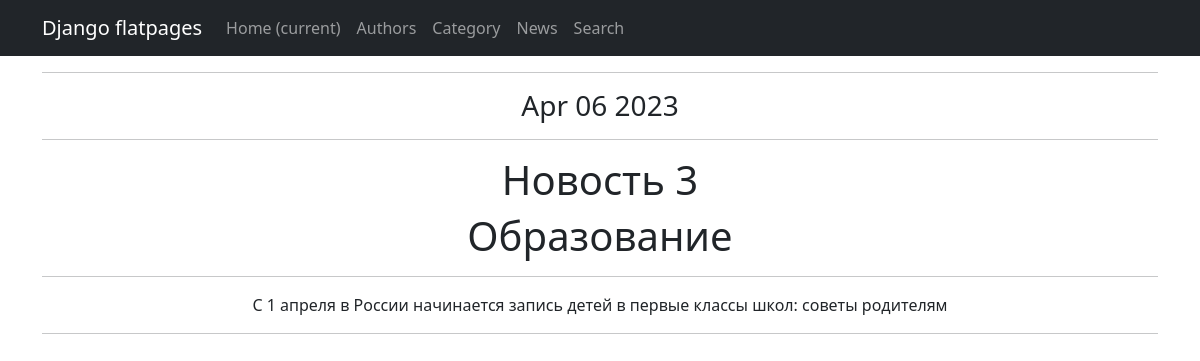
Screenshot of /news/3 with the database file from the repository.
### news/models.py (models this page shows, shortened)
class News(models.Model):
    name = models.CharField(
        max_length=255,
        unique=True, # названия новостей не должны повторяться
        validators=[validate_slug],  # валидатор для генерации уникальных значений
    )
    description = models.TextField()
    category = models.ForeignKey(
        to='Category',
        on_delete=models.CASCADE,
        related_name='news', # все новости в категории будут доступны через поле news
    )
    published_date = models.DateTimeField(default=datetime.now)  # предоставляем значение по умолчанию
    author = models.CharField(max_length=100, default='нет автора')

class Category(models.Model):
    name = models.CharField(max_length=255, unique=True)
    def __str__(self):
        return self.name

### news/views.py (the view)
# urls.py: path('<int:pk>', NewsDetail.as_view(), name='news_detail' ),
class NewsDetail(DetailView):
    model = News
    template_name = 'news.html'
    context_object_name = 'news'

### news/templatetags/cencor.py (called while the page is built)
@register.filter
def censor(value):
    if not isinstance(value, str):
        raise ValueError("Входное значение должно быть строкой")
    words = value.split()
    for i in range(len(words)):
        if words[i].lower() in censor_list:
            words[i] = '*' * len(words[i])
    return ' '.join(words)

### news/templatetags/custom_tags.py (called while the page is built)
@register.simple_tag()
def current_time(format_string='%b %d %Y'):
   return datetime.utcnow().strftime(format_string)

### news/templates/news.html (shortened to what this page needs)
{% extends 'flatpages/default.html' %}
{% load custom_tags %}
{% load cencor %}
{% block content %}
<hr>
<h3>{% current_time '%b %d %Y' %}</h3>
<hr>
<h1>{{ news.name }}</h1>
<h1>{{ news.category }}</h1>
<hr>
<td>{{ news.description|censor }}</td>
<hr>
{% endblock content %}

### rows the page displays
News: name "Новость 3", category "Образование", description|censor "С 1 апреля в России начинается запись детей в первые классы школ: советы родителям"
